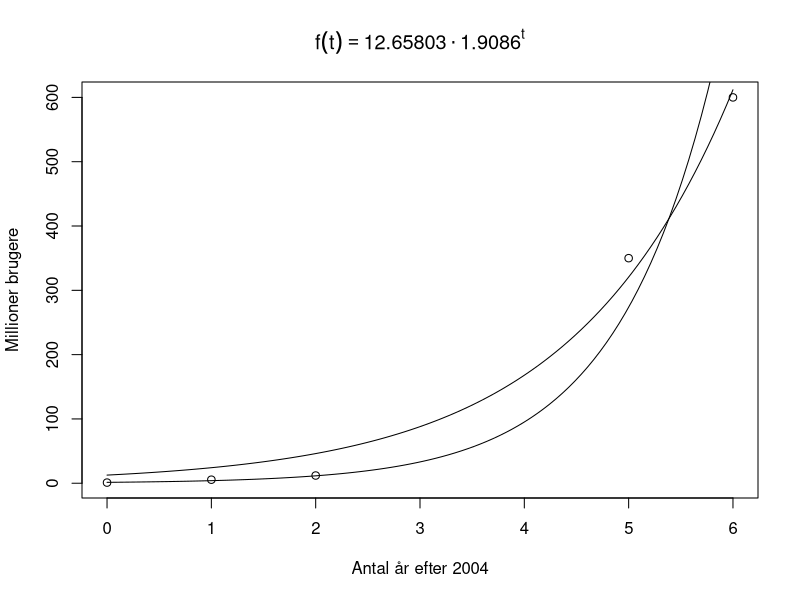

Source code (R):
y = c(0, 1, 2, 5, 6)
m = c(1, 5.5, 12, 350, 600)

fit = nls(m ~ b * a^y)
nx = seq(0, 6, length = 100)
ny = predict(fit, list(y = nx))

dy = sapply(nx, FUN = function(x){1.39384528731*2.87488674877^x})

coe = coef(fit)
coe

plot(y, m, xlab = "Antal år efter 2004", ylab = "Millioner brugere", main = parse(text='f(t) == 12.65803 %.% 1.90860^t'))
lines(nx, ny)
lines(nx, dy)
